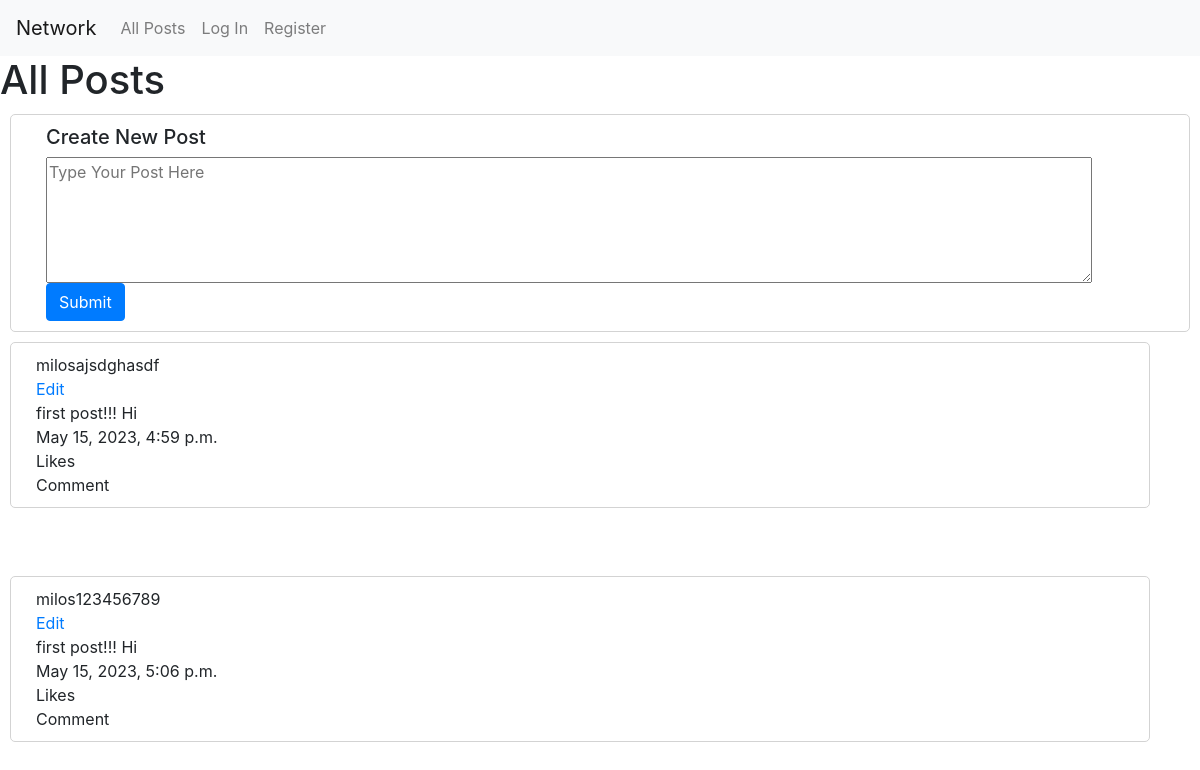
The app's page /, older data.
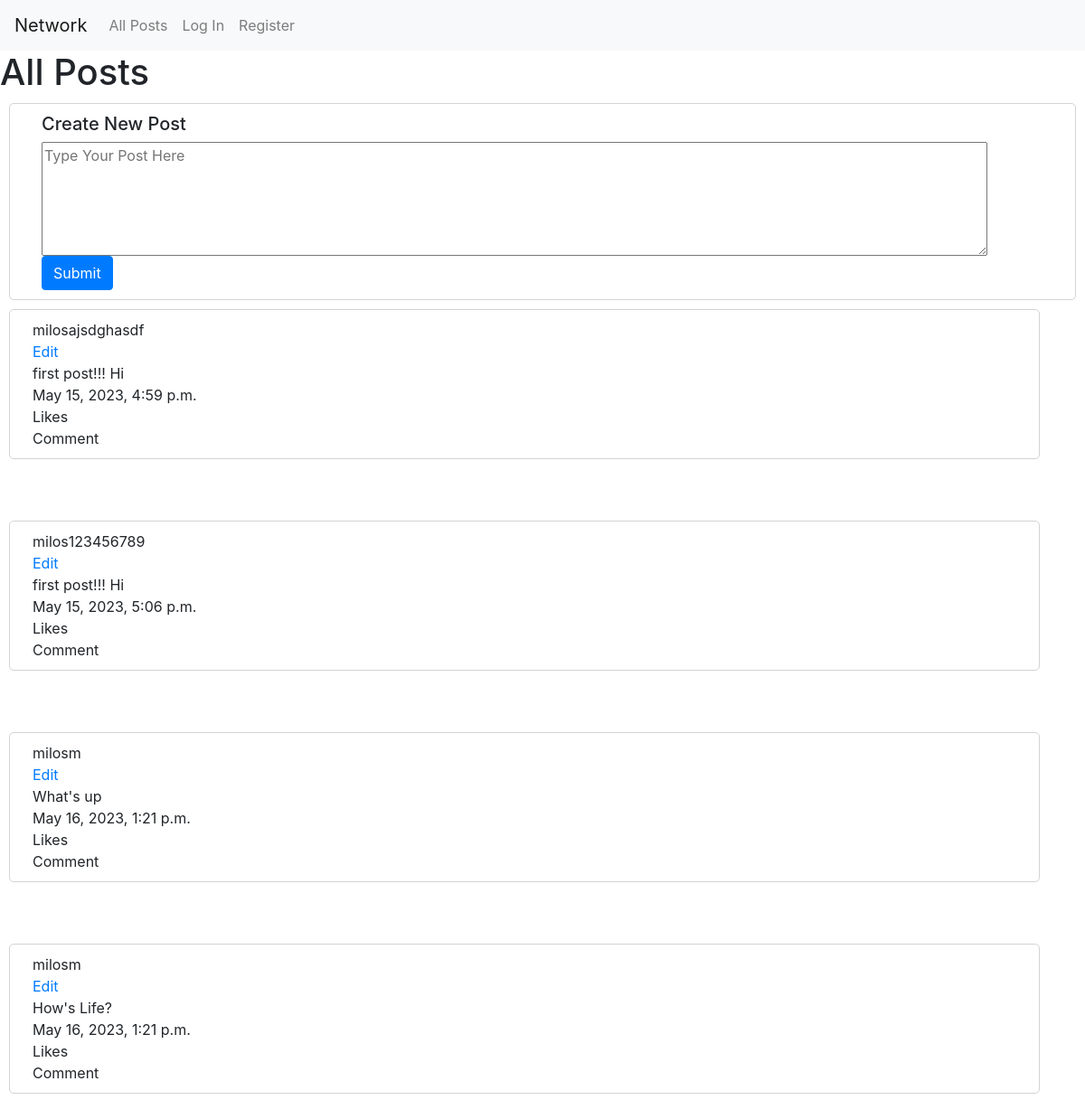
The same page, newer data.
### network/models.py (models this page shows)
class Post(models.Model):
    creator = models.ForeignKey(User, on_delete=models.CASCADE)
    content = models.CharField(max_length=512)
    datetime = models.DateTimeField(default=datetime.now())

class User(AbstractUser):
    pass

### network/views.py (the view)
# urls.py: path("", views.index, name="index"),
def index(request):
    posts = Post.objects.all()
    return render(request, "network/index.html", {"posts":posts})

### network/templates/network/index.html
{% extends "network/layout.html" %}
{% block body %}
    <h1>All Posts</h1>
    <div id = "post">
        <form id="compose-form">
            <div class="form-row">
                <h5>Create New Post</h5>
            </div>
            <div class="form-row">
                <textarea type="text" cols="100" rows="5" placeholder="Type Your Post Here"></textarea>
            </div>
            <div class="form-row">
                <input type="submit" class="btn btn-primary" Post>
            </div>
        </form>
    </div>
    {% include "network/postLayout.html" %}
{% endblock %}

### network/templates/network/layout.html (shortened to what this page needs)
{% load static %}
<!DOCTYPE html>
<html lang="en">
    <head>
        <link rel="stylesheet" href="https://stackpath.bootstrapcdn.com/bootstrap/4.4.1/css/bootstrap.min.css">
        <link href="{% static 'network/styles.css' %}" rel="stylesheet">
    </head>
    <body>
        <nav class="navbar navbar-expand-lg navbar-light bg-light">
            <a class="navbar-brand" href="#">Network</a>
            <div>
              <ul class="navbar-nav mr-auto">
                <li class="nav-item">
                  <a class="nav-link" href="{% url 'index' %}">All Posts</a>
                </li>
                {% if user.is_authenticated %}
                    <li class="nav-item">
                        <a class="nav-link" href="{% url 'following' %}">Following</a>
                    </li>
                    <li class="nav-item">
                        <a class="nav-link" href="{% url 'logout' %}">Log Out</a>
                    </li>
                {% else %}
                    <li class="nav-item">
                        <a class="nav-link" href="{% url 'login' %}">Log In</a>
                    </li>
                    <li class="nav-item">
                        <a class="nav-link" href="{% url 'register' %}">Register</a>
                    </li>
                {% endif %}
              </ul>
            </div>
          </nav>
        <div class="body">
            {% block body %}
            {% endblock %}
        </div>
    </body>
</html>

### network/templates/network/postLayout.html
{% for post in posts %}
    <div class="container" id="post">
        <div class="row" >
            {{post.creator.username}}
        </div>
        <div class="row" >
            <a href="">Edit</a>
        </div>
        <div class="row" >
            {{post.content}}
        </div>
        <div class="row" >
            {{post.datetime}}
        </div>
        <div class="row" >
            Likes
        </div>
        <div class="row" >
            Comment
        </div>
    </div>
    <br>
    <br>
{% endfor %}

### network/static/network/styles.css (style rules this page uses)
#post { border-style: solid !important; border-color: #d3d3d3 !important; background-color: white !important; border-width: thin !important; border-radius:5px !important; padding:10px; margin:10px; padding-left: 40px; }

Row changes from the older to the newer data that the page shows:
added Post: creator.username "milosm", content "What's up", datetime "May 16, 2023, 1:21 p.m."
added Post: creator.username "milosm", content "How's Life?", datetime "May 16, 2023, 1:21 p.m."
